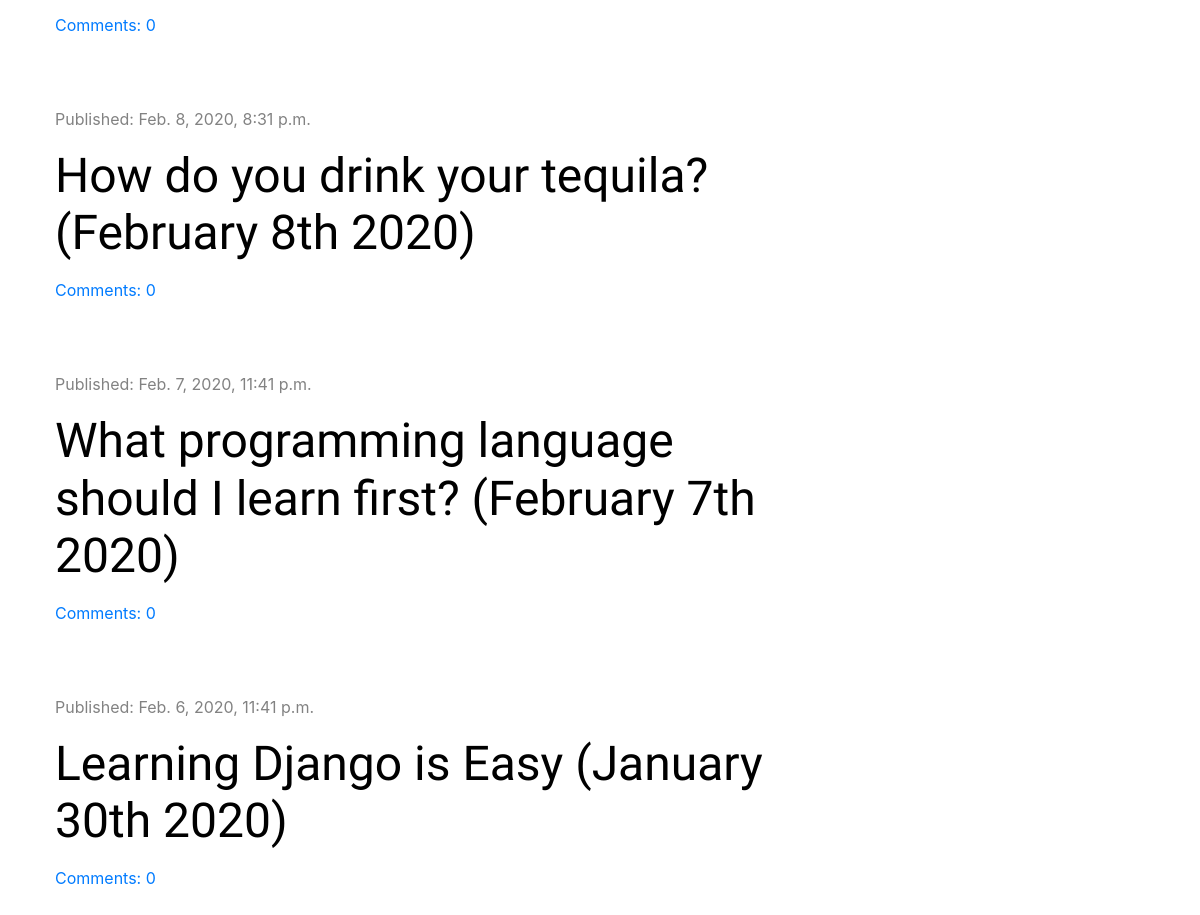
Before: / (signed in, lower part) with the older database file.
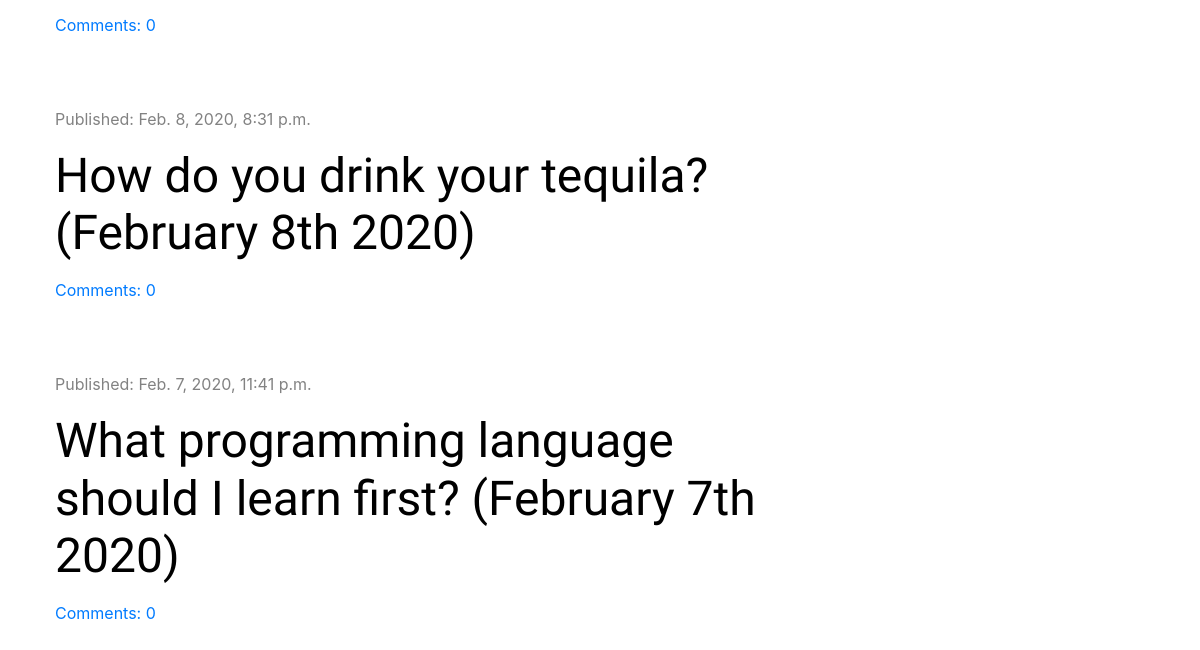
After: the same page with the newer database file.
### blog/models.py (models this page shows, shortened)
class Post(models.Model):
    author = models.ForeignKey('auth.User', on_delete=models.CASCADE)
    title = models.CharField(max_length=200)
    text = models.TextField()
    created_date = models.DateTimeField(default=timezone.now)
    published_date = models.DateTimeField(blank=True, null=True)
    def approved_comments(self):
        return self.comments.filter(approved=True)

### blog/views.py (the view)
# urls.py: path('', views.post_list, name='post_list'),
def post_list(request):
    posts = Post.objects.filter(published_date__lte=timezone.now()).order_by('-published_date')
    stuff_for_frontend = {'posts':posts}
    return render(request, 'blog/post_list.html', stuff_for_frontend)

### blog/templatetags/markdownify.py (called while the page is built)
@register.filter
def markdown(value):
    renderer = HighlightRenderer()
    markdown = mistune.Markdown(renderer=renderer)
    return markdown(value)

### blog/templates/blog/post_list.html (shortened to what this page needs)
{% extends 'blog/base.html' %}
{% load markdownify %}
{% block content %}
        {% for post in posts %}
                <div class="post">
                      <div class="date">
                            <p>Published: {{ post.published_date }}</p>
                      </div>
                      <h1><a href="{% url 'post_detail' pk=post.pk %}">{{ post.title }}</a></h1>
                      <a href="{% url 'post_detail' pk=post.pk %}">Comments: {{ post.approved_comments.count }}</a>
                </div>
        {% endfor %}
{% endblock %}

Changed rows visible on the page:
removed Post: published_date "Feb. 6, 2020, 11:41 p.m.", title "Learning Django is Easy (January 30th 2020)", approved_comments.count "0"
